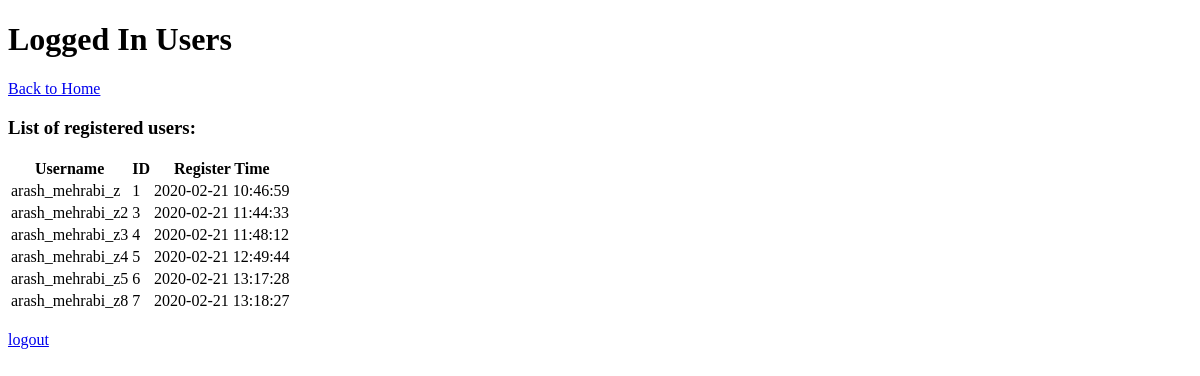
/profile.php (signed in), run on an earlier commit of the app's database.
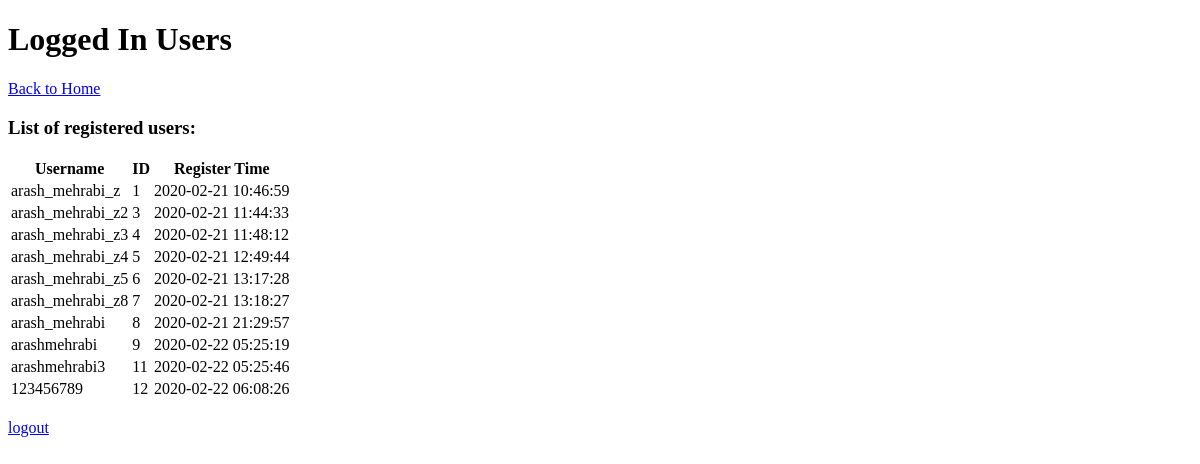
And on a later commit of the database.
### tables this page shows
CREATE TABLE `accounts` (
  `account_id` int(10) NOT NULL,
  `username` varchar(255) NOT NULL,
  `password` varchar(255) NOT NULL,
  `reg_time` timestamp NOT NULL DEFAULT CURRENT_TIMESTAMP,
  `account_enabled` tinyint(1) NOT NULL DEFAULT '1'
);

### public/profile.php (the view, shortened to what this page needs)
<?php
  global $pdo;
  $query = 'SELECT account_id, username, reg_time FROM reglog.accounts' ;
  try {
    $res = $pdo->prepare($query);
    $res->execute();
  }
  catch(PDOException $e){
    throw new Exception('Database query error in showing accounts.');
  }
  $rows = $res->fetchAll(PDO::FETCH_ASSOC);
?>
<!DOCTYPE html>
<html lang="en">
<head>
</head>
<body>
  <h1>Logged In Users</h1>
  <a href="./index.php">Back to Home</a>
  <h3>List of registered users:</h3>
  <table>
    <thead>
      <tr>
        <th>Username</th>
        <th>ID</th>
        <th>Register Time</th>
      </tr>
    </thead>
    <tbody>
      <?php foreach ($rows as $row) { ?>
        <tr>
          <td><?php echo $row['username']; ?></td>
          <td><?php echo $row['account_id']; ?></td>
          <td><?php echo $row['reg_time']; ?></td>
        </tr>
      <?php } ?>
    </tbody>
  </table>
  <br>
  <a href="../private/logout.php">logout</a>
</body>
</html>

What changed in the data, as far as the page shows it:
added accounts: username "arash_mehrabi", account_id "8", reg_time "2020-02-21 21:29:57"
added accounts: username "arashmehrabi", account_id "9", reg_time "2020-02-22 05:25:19"
added accounts: username "arashmehrabi3", account_id "11", reg_time "2020-02-22 05:25:46"
added accounts: username "123456789", account_id "12", reg_time "2020-02-22 06:08:26"
